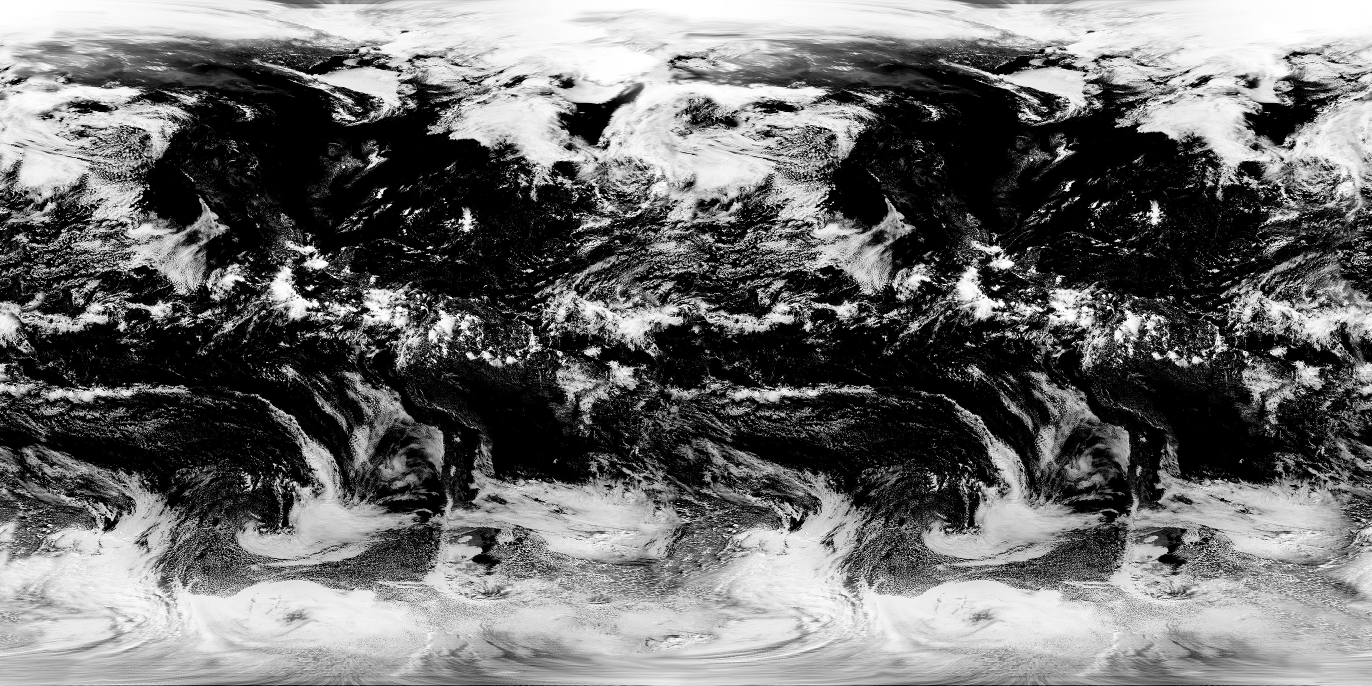
#> input picture legacy/images/clouds_2.jpg, 2743 x 1371 px, given in place of earth_bump_roughness_clouds_4096.jpg, which was not available (shown at 1/2 size)
$ python build-textures.py ../legacy/images
#> lines starting #> are read from the running program, lines starting #| are printed output that depends on the picture; pictures that were not available may be replaced by others from this repository, and a replacement may not be noted
#!/usr/bin/env python3
"""Rebuilds the shipped textures and the star catalogue in assets/.

Usage: python3 scripts/build-textures.py <source-dir>

<source-dir> must contain the original files listed in docs/CREDITS.md:
  earth-blue-marble.jpg          (three-globe example image, NASA Blue Marble)
  earth_night_4096.jpg           (three.js example texture, NASA Black Marble)
  earth_bump_roughness_clouds_4096.jpg (three.js example texture; R bump, G roughness, B clouds)
  stars.8.json, mw.json          (d3-celestial data, from Hipparcos / Milky Way outline)
The Moon map (assets/textures/moon_*.jpg) is re-derived from the existing
assets/textures/moon_2048.jpg master if <source-dir>/moon_master.jpg is absent.

Needs Pillow and NumPy. Outputs (all equirectangular, longitude 0 at the centre):
  earth_day_{4096,2048}.jpg      sRGB albedo, oceans toned down to orbital-photo darkness
  earth_relief_{4096,2048}.jpg   data: R = elevation (bump), G = water mask, B = unused (4:4:4)
  earth_clouds_{4096,2048}.jpg   data: cloud coverage (grey)
  earth_lights_{4096,2048}.jpg   sRGB grey: city light intensity (Black Marble, base removed)
  moon_{2048,1024}.jpg           sRGB grey albedo, lightly sharpened
  milkyway_1024.jpg              sRGB grey, sky map in RA/Dec (u = 0.5 − RA/360°, v = Dec)
  ../stars.bin                   Hipparcos stars ≤ mag 7.5, see the format note below
"""
import json
import math
import os
import struct
import sys

import numpy as np
from PIL import Image, ImageDraw, ImageFilter

ROOT = os.path.abspath(os.path.join(os.path.dirname(__file__), '..'))
OUT = os.path.join(ROOT, 'assets', 'textures')


# [7 lines left out: function save_jpg, not called in this run]


def both(img, stem, **kw):
    save_jpg(img, f'{stem}_4096.jpg', **kw)
    save_jpg(img.resize((2048, 1024), Image.LANCZOS), f'{stem}_2048.jpg', **kw)


def smoothstep(e0, e1, x):
    t = np.clip((x - e0) / (e1 - e0), 0, 1)
    return t * t * (3 - 2 * t)


def build_earth(src):
#> called with src = '../legacy/images'
    brc = np.asarray(Image.open(os.path.join(src, 'earth_bump_roughness_clouds_4096.jpg'))).astype(np.float32)
    bump, rough, clouds = brc[..., 0], brc[..., 1], brc[..., 2]
#> bump = 1371 values, max 255 at index 0, min 0 at index 384, mean 145; rough = 1371 values, max 255 at index 0, min 0 at index 138, mean 146; clouds = 1371 values, max 255 at index 0, min 0 at index 383, mean 145.4
    water = 1.0 - smoothstep(60, 190, rough)  # roughness is ~0 on water, ~255 on land
#> in smoothstep, `t = np.clip((x - e0) / (e1 - e0), 0, 1)`: t = 1371 values, max 1 at index 0, min 0 at index 138, mean 0.638
#> water = 1371 values, max 1 at index 138, min 0 at index 0, mean 0.357

    # Day: Blue Marble. Its oceans carry strong bathymetry shading that orbital
    # photos do not show; keep shallow shelves, flatten and darken the deep sea.
    day = np.asarray(Image.open(os.path.join(src, 'earth-blue-marble.jpg'))).astype(np.float32)
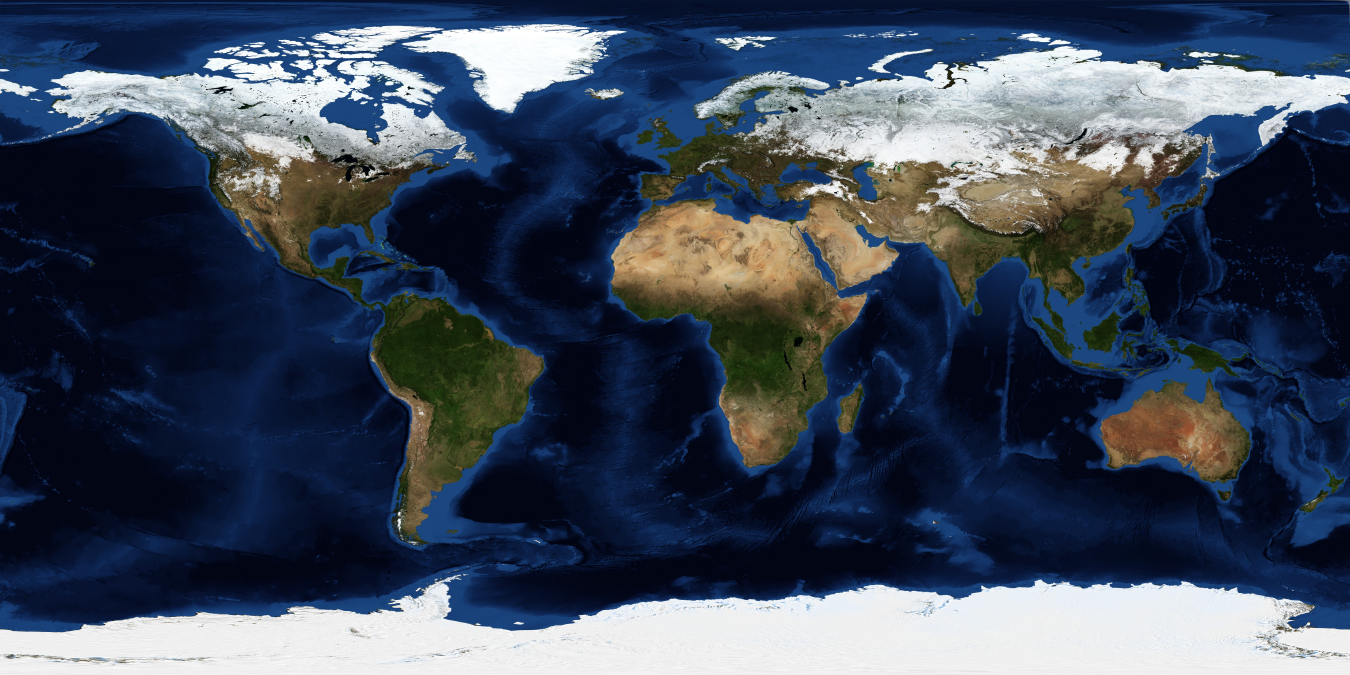
#> input picture legacy/images/earth_3.jpg, 5400 x 2700 px, given in place of earth-blue-marble.jpg, which was not available (shown at 1/4 size)
    lum = day.mean(axis=2, keepdims=True)
    deep = np.array([9.0, 22.0, 50.0], np.float32)  # sRGB deep-ocean tone
    shallow = smoothstep(70, 140, lum)  # bright turquoise shelves (Bahamas, reefs)
#> call 2 of smoothstep, with e0 = 70, e1 = 140
#> in smoothstep (call 2), `t = np.clip((x - e0) / (e1 - e0), 0, 1)`:
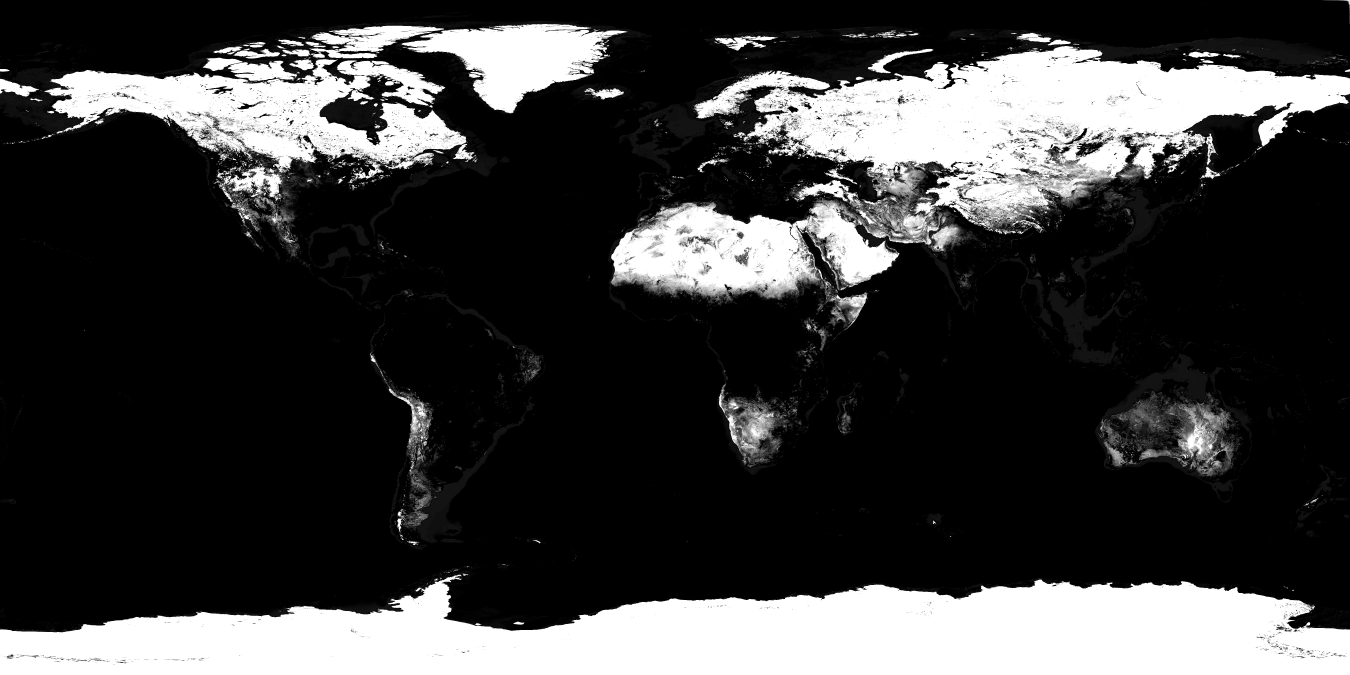
#> t: shape (2700, 5400, 1) float32 (shown at 1/4 size); min 0, max 1, mean 0.237
    flattened = deep + (day - day.reshape(-1, 3).mean(0)) * 0.35
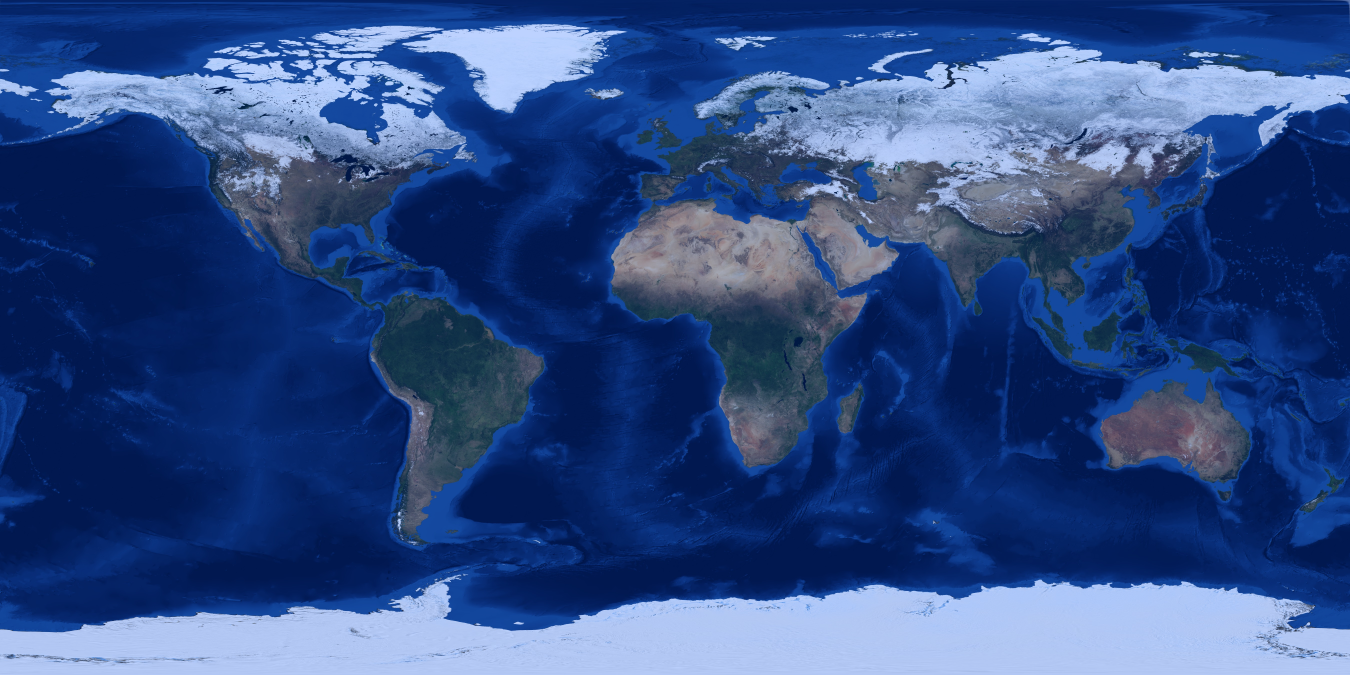
#> flattened: shape (2700, 5400, 3) float32 (shown at 1/4 size); mean R, G, B 9.2, 22.6, 53; drawn with min black and max white
    ocean = flattened * (1 - shallow) + day * shallow
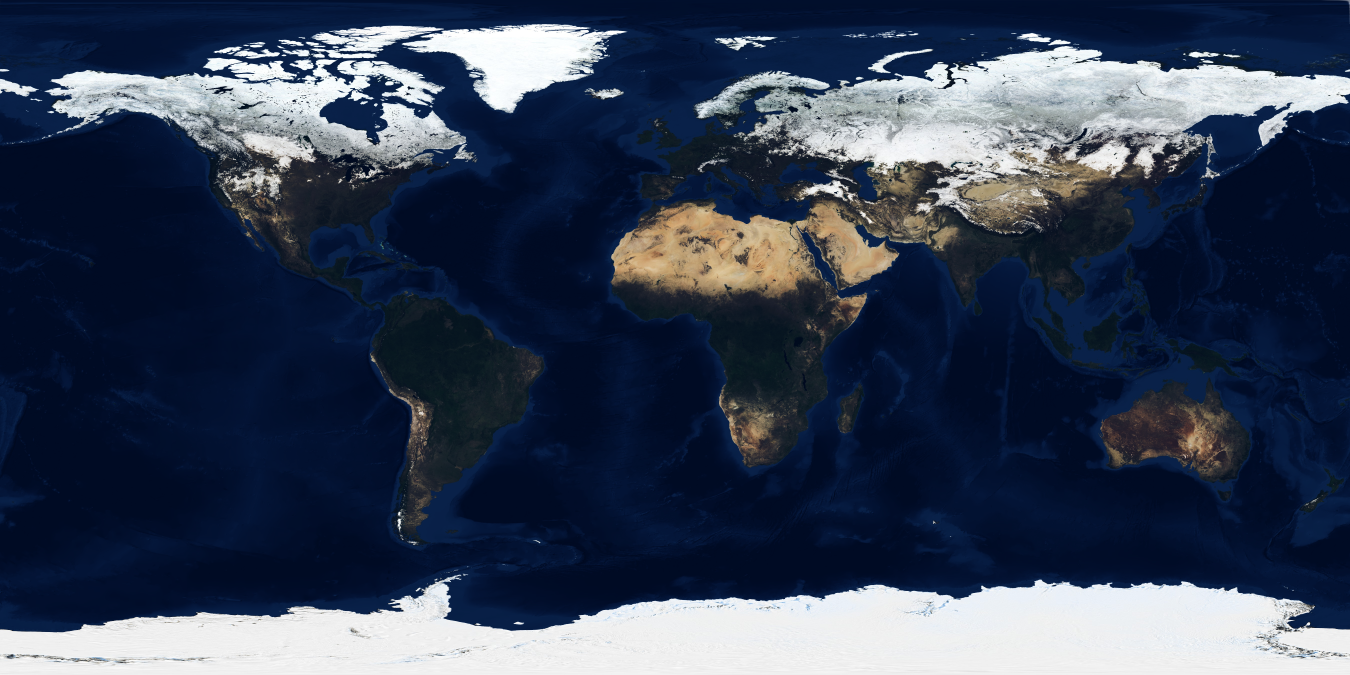
#> ocean: shape (2700, 5400, 3) float32 (shown at 1/4 size); mean R, G, B 49.9, 55.8, 78.8; drawn with min black and max white
    w = water[..., None]
#> w has the same summary as water
#> (the run stopped early here; a loop or call above may not have finished)
